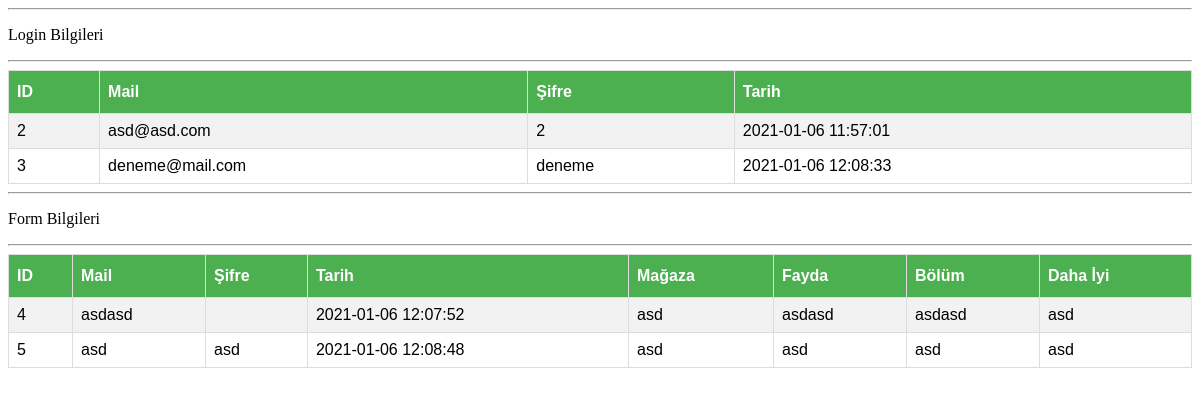
The page /users.php on the database its author committed.
### tables this page shows
CREATE TABLE `form` (
  `form_id` int(11) NOT NULL,
  `email` varchar(250) DEFAULT NULL,
  `sifre` varchar(250) DEFAULT NULL,
  `magaza` varchar(250) DEFAULT NULL,
  `fayda` varchar(250) DEFAULT NULL,
  `dahaiyi` varchar(250) DEFAULT NULL,
  `bolum` varchar(250) DEFAULT NULL,
  `tarih` timestamp NOT NULL DEFAULT current_timestamp()
);

### users.php (the view, shortened to what this page needs)
<?php include 'db.php';
$ayarsor=$db->prepare("SELECT * FROM login");
$ayarsor->execute();
$ayarsor2=$db->prepare("SELECT * FROM form");
$ayarsor2->execute();
 ?>
<!DOCTYPE html>
<html>
<head>
</head>
<body>
<hr>
<p>Login Bilgileri
</p>
<hr>
<table id="customers">
  <tr>
    <th>ID</th>
    <th>Mail</th>
    <th>Şifre</th>
    <th>Tarih</th>
  </tr>
<?php while ($ayarcek=$ayarsor->fetch(PDO::FETCH_ASSOC)) {
  ?>
  <tr>
    <td><?php echo $ayarcek['login_id']; ?></td>
    <td><?php echo $ayarcek['login_mail']; ?></td>
    <td><?php echo $ayarcek['login_sifre']; ?></td>
    <td><?php echo $ayarcek['login_tarih']; ?></td>
  </tr>
  <?php
} ?>
</table>
<hr>
<p>Form Bilgileri
</p>
<hr>
<table id="customers">
  <tr>
    <th>ID</th>
    <th>Mail</th>
    <th>Şifre</th>
    <th>Tarih</th>
    <th>Mağaza</th>
    <th>Fayda</th>
    <th>Bölüm</th>
    <th>Daha İyi</th>
  </tr>
<?php while ($ayarcek2=$ayarsor2->fetch(PDO::FETCH_ASSOC)) {
  ?>
  <tr>
    <td><?php echo $ayarcek2['form_id']; ?></td>
    <td><?php echo $ayarcek2['email']; ?></td>
    <td><?php echo $ayarcek2['sifre']; ?></td>
    <td><?php echo $ayarcek2['tarih']; ?></td>
    <td><?php echo $ayarcek2['magaza']; ?></td>
    <td><?php echo $ayarcek2['fayda']; ?></td>
    <td><?php echo $ayarcek2['bolum']; ?></td>
    <td><?php echo $ayarcek2['dahaiyi']; ?></td>
  </tr>
  <?php
} ?>
</table>
</body>
</html>

### users.php (style rules this page uses)
#customers { font-family: Arial, Helvetica, sans-serif; border-collapse: collapse; width: 100%; }
#customers td, #customers th { border: 1px solid #ddd; padding: 8px; }
#customers tr:nth-child(even) { background-color: #f2f2f2; }
#customers th { padding-top: 12px; padding-bottom: 12px; text-align: left; background-color: #4CAF50; color: white; }

### rows shown on the page
form: form_id "4", email "asdasd", tarih "2021-01-06 12:07:52", magaza "asd", fayda "asdasd", bolum "asdasd", dahaiyi "asd"
form: form_id "5", email "asd", sifre "asd", tarih "2021-01-06 12:08:48", magaza "asd", fayda "asd", bolum "asd", dahaiyi "asd"

### other values the page prints
$ayarcek['login_id'] "2"
$ayarcek['login_mail'] "asd@asd.com"
$ayarcek['login_sifre'] "2"
$ayarcek['login_tarih'] "2021-01-06 11:57:01"
$ayarcek['login_id'] "3"
$ayarcek['login_mail'] "deneme@mail.com"
$ayarcek['login_sifre'] "deneme"
$ayarcek['login_tarih'] "2021-01-06 12:08:33"
